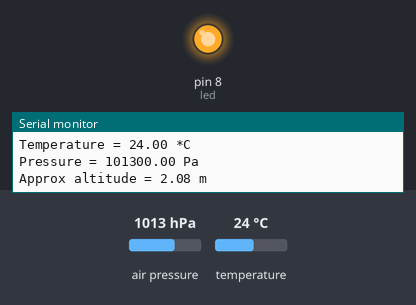
Bench run of a sketch on a simulated Arduino Uno, built with avr-gcc and run on an emulated ATmega328P. Shown: output pins drawn as LEDs (lit = HIGH), the last lines printed to the serial monitor. The inputs (shaded band) are chosen by the test bench; at power-on: air pressure 1013 hPa, temperature 24 °C.

Above: at 1.2 s.
1.3 s: air pressure set to 1003 hPa
3.1 s: air pressure set to 999 hPa
At 6.0 s:
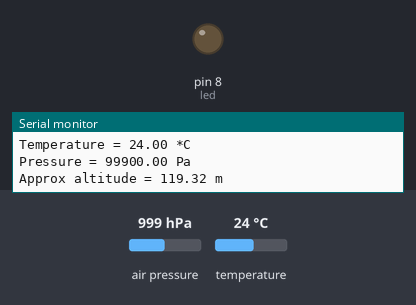
Timing chart, 0 to 7.5 s (numbered marks = the images above; inputs shaded):
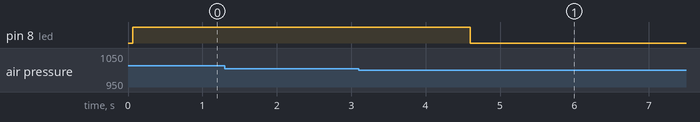

Measured:
- the behaviour switches between 1001 and 1000 hPa on air pressure (found by bisection; images 0 and 1)
- after the input at 3.1 s, pin 8 (led): HIGH → LOW after 1.5 s

The sketch:

pressure_sensing_BMP280.ino
```cpp
#include <Wire.h>
#include <SPI.h>
#include <Adafruit_BMP280.h>
#define BMP_SCK  (13)
#define BMP_MISO (12)
#define BMP_MOSI (11)
#define BMP_CS   (10)
int led = 8;

//Adafruit_BMP280 bmp; // I2C
//Adafruit_BMP280 bmp(BMP_CS); // hardware SPI
Adafruit_BMP280 bmp(BMP_CS, BMP_MOSI, BMP_MISO,  BMP_SCK);

void setup() {
  Serial.begin(9600);
  pinMode(led,OUTPUT);
  while ( !Serial ) delay(100);   // wait for native usb
  Serial.println(F("BMP Test initialized"));
    if (bmp.begin(0x56))
     {
       Serial.println(F("Bmp280 wired successfully!"));
     }else
     {
      Serial.println(F("Check wiring or try different address for bmp280"));
      while(1);
     }
}

void loop() {
    Serial.print(F("Temperature = "));
    Serial.print(bmp.readTemperature());
    Serial.println(" *C");

    Serial.print(F("Pressure = "));
    Serial.print(bmp.readPressure());
    Serial.println(" Pa");

    Serial.print(F("Approx altitude = "));
    Serial.print(bmp.readAltitude(1013.25)); /* Adjusted to local forecast! */
    Serial.println(" m");

    if(bmp.readPressure()> 100000){
      digitalWrite(led,HIGH);
      delay(500);
    }else{
      digitalWrite(led,LOW);
    }

    Serial.println();
    delay(1000);
}
```
